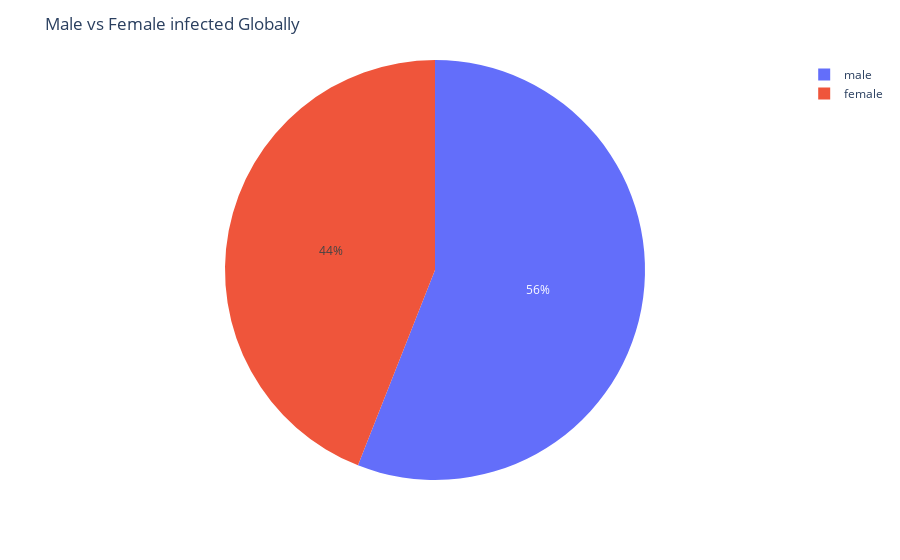

Source (notebook cell):
### Code cell
sex= df_four.sex.value_counts()[1:]
fig=px.pie(sex,sex.index,sex)
fig.update_layout(title="Male vs Female infected Globally")

### Figure 1 — Plotly figure (JSON) as saved in the notebook; plotly's stock layout.template omitted (floating-point values rounded to 4 significant figures)
{"data": [{"domain": {"x": [0.0, 1.0], "y": [0.0, 1.0]}, "hovertemplate": "index=%{label}<br>value=%{value}<extra></extra>", "labels": ["male", "female"], "legendgroup": "", "name": "", "showlegend": true, "values": [707, 556], "type": "pie"}], "layout": {"legend": {"tracegroupgap": 0}, "margin": {"t": 60}, "title": {"text": "Male vs Female infected Globally"}}}
